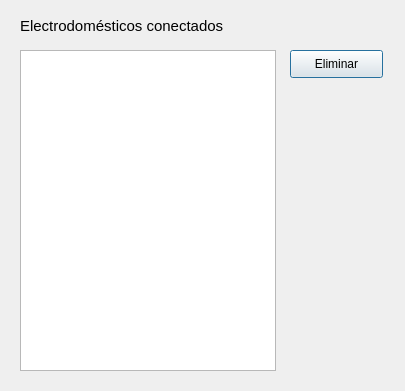
<?xml version="1.0" encoding="UTF-8"?>
<ui version="4.0">
 <class>Dialog</class>
 <widget class="QDialog" name="Dialog">
  <property name="geometry">
   <rect>
    <x>0</x>
    <y>0</y>
    <width>405</width>
    <height>391</height>
   </rect>
  </property>
  <property name="minimumSize">
   <size>
    <width>405</width>
    <height>391</height>
   </size>
  </property>
  <property name="maximumSize">
   <size>
    <width>405</width>
    <height>391</height>
   </size>
  </property>
  <property name="windowTitle">
   <string>Dialog</string>
  </property>
  <widget class="QListView" name="lstDispositivos">
   <property name="geometry">
    <rect>
     <x>20</x>
     <y>50</y>
     <width>256</width>
     <height>321</height>
    </rect>
   </property>
  </widget>
  <widget class="QLabel" name="lblTitulo">
   <property name="geometry">
    <rect>
     <x>20</x>
     <y>10</y>
     <width>271</width>
     <height>31</height>
    </rect>
   </property>
   <property name="font">
    <font>
     <pointsize>11</pointsize>
    </font>
   </property>
   <property name="text">
    <string>Electrodomésticos conectados</string>
   </property>
  </widget>
  <widget class="QPushButton" name="btnEliminar">
   <property name="geometry">
    <rect>
     <x>290</x>
     <y>50</y>
     <width>93</width>
     <height>28</height>
    </rect>
   </property>
   <property name="text">
    <string>Eliminar</string>
   </property>
  </widget>
 </widget>
 <resources/>
 <connections/>
</ui>
